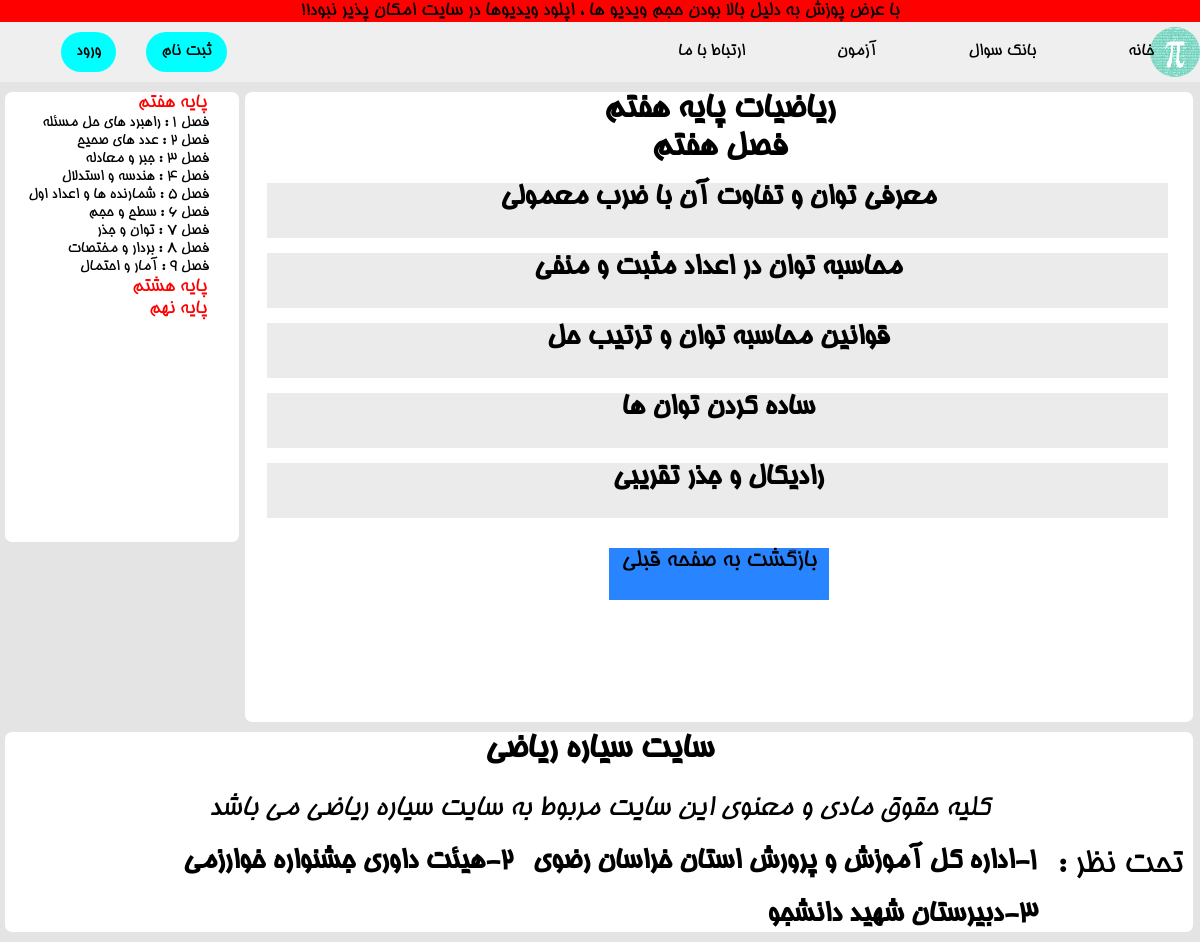
/paye7/season7/, run on the app's committed database.
### project/models.py (models this page shows, shortened)
class Lessons(models.Model):
    STATUS_CHOICES = (
        ('paye7_season1' , 'paye7_season1'),
        ('paye7_season2' , 'paye7_season2'),
        ('paye7_season3' , 'paye7_season3'),
        ('paye7_season4' , 'paye7_season4'),
        ('paye7_season5' , 'paye7_season5'),
        ('paye7_season6' , 'paye7_season6'),
        ('paye7_season7' , 'paye7_season7'),
        ('paye7_season8' , 'paye7_season8'),
        ('paye7_season9' , 'paye7_season9'),
        ('paye8_season1' , 'paye8_season1'),
        ('paye8_season2' , 'paye8_season2'),
        ('paye8_season3' , 'paye8_season3'),
        ('paye8_season4' , 'paye8_season4'),
        ('paye8_season5' , 'paye8_season5'),
        ('paye8_season6' , 'paye8_season6'),
        ('paye8_season7' , 'paye8_season7'),
        ('paye8_season8' , 'paye8_season8'),
        ('paye8_season9' , 'paye8_season9'),
        ('paye9_season1' , 'paye9_season1'),
        ('paye9_season2' , 'paye9_season2'),
        ('paye9_season3' , 'paye9_season3'),
        ('paye9_season4' , 'paye9_season4'),
        ('paye9_season5' , 'paye9_season5'),
        ('paye9_season6' , 'paye9_season6'),
        ('paye9_season7' , 'paye9_season7'),
        ('paye9_season8' , 'paye9_season8'),
    )
    title = models.CharField(max_length=100)
    paye = models.CharField(max_length=50)
    lesson = models.CharField(max_length=50)
    video = models.FileField(upload_to='video/%y')
    slug = models.SlugField(max_length=50)
    status = models.CharField(max_length=50 , choices=STATUS_CHOICES)

### project/views.py (the view)
# urls.py: path('paye7/season7/' , views.Paye7_season7 , name='paye7_season7'),
def Paye7_season7(request):
    lessons = Lessons.objects.filter(status='paye7_season7')
    return render(request , "Seasons/Paye7/season7.html" , {'lesson' : lessons})

### project/templates/Seasons/Paye7/season7.html (shortened to what this page needs)
{% load static %}
<!DOCTYPE html>
<html lang="en" dir="rtl">
<head>
</head>
<body>
{% include 'includes/header.html' %}
{% include 'includes/navbars/paye7.html' %}
        <article style="height: 630px;">
            <h1>ریاضیات پایه هفتم<br>فصل هفتم</h1>
            {% for lessons in lesson %}
            <a href="{% url 'urls:lessons' lessons.slug %}">
                <div class="div-lesson">
                    <h2>{{lessons.lesson}}</h2>
                </div>
            </a>
            {% endfor %}
        <a href="{% url 'urls:paye7' %}">
            <div class="div-back">بازگشت به صفحه قبلی</div>
         </a>
            </article>
    {% include 'includes/footer.html' %}
</html>

### project/static/style/style.css (style rules this page uses)
* { margin: 0; padding: 0; box-sizing: border-box; text-decoration: none; list-style: none; }
html a { color: black; }
article { height: 650px; width: 99%; background-color: white; margin-right: 7px; margin-top: 10px; margin-bottom: 10px; border-radius: 7px; }
h2 { text-align: center; }

### project/static/style/Seasons/style7.css (style rules this page uses)
body { background-color:rgb(228, 228, 228); }
* { margin: 0; padding: 0; box-sizing: border-box; text-decoration: none; list-style: none; }
html a { color: black; }
article { height: 800px; width: 79%; background-color: white; margin-right: 7px; margin-top: 10px; margin-bottom: 10px; border-radius: 7px; }
h1 { text-align: center; font-size: 35px; }
.div-lesson { width: 95%; height: 55px; background-color: #ebebeb; margin-right: 25px; margin-top: 15px; transition: all 0.5s; }
h2 { text-align: center; font-size: 30px; width: 100%; height: 55px; transition: all 0.5a; }
.div-back { background-color: rgb(40, 133, 255); margin-left: auto; margin-right:auto; margin-top: 30px; width: 220px; height: 52px; text-align: center; font-size: 25px; transition: all 0.6s; }

### project/static/style/lessons.css (style rules this page uses)
* { margin: 0; padding: 0; box-sizing: border-box; text-decoration: none; list-style: none; }
html a { color: black; }
article { height: 800px; width: 79%; background-color: white; margin-right: 7px; margin-top: 10px; margin-bottom: 10px; border-radius: 7px; }

### data on the page
Lessons: lesson "معرفی توان و تفاوت آن با ضرب معمولی"
Lessons: lesson "محاسبه توان در اعداد مثبت و منفی"
Lessons: lesson "قوانین محاسبه توان و ترتیب حل"
Lessons: lesson "ساده کردن توان ها"
Lessons: lesson "رادیکال و جذر تقریبی"
